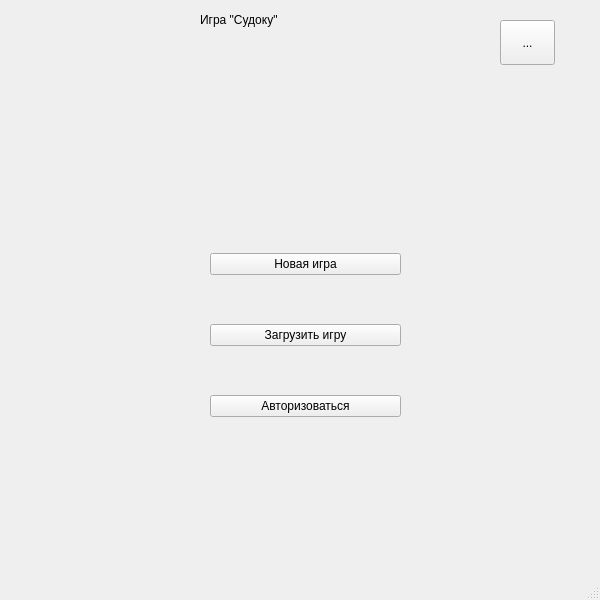
<?xml version="1.0" encoding="UTF-8"?>
<ui version="4.0">
 <class>MainWindow</class>
 <widget class="QMainWindow" name="MainWindow">
  <property name="geometry">
   <rect>
    <x>0</x>
    <y>0</y>
    <width>600</width>
    <height>600</height>
   </rect>
  </property>
  <property name="windowTitle">
   <string>Судоку</string>
  </property>
  <widget class="QWidget" name="centralwidget">
   <widget class="QWidget" name="verticalLayoutWidget">
    <property name="geometry">
     <rect>
      <x>210</x>
      <y>210</y>
      <width>191</width>
      <height>251</height>
     </rect>
    </property>
    <layout class="QVBoxLayout" name="layout_buttons">
     <property name="topMargin">
      <number>0</number>
     </property>
     <item>
      <widget class="QPushButton" name="btn_new_game">
       <property name="text">
        <string>Новая игра</string>
       </property>
      </widget>
     </item>
     <item>
      <widget class="QPushButton" name="btn_upload_game">
       <property name="text">
        <string>Загрузить игру</string>
       </property>
      </widget>
     </item>
     <item>
      <widget class="QPushButton" name="btn_login">
       <property name="text">
        <string>Авторизоваться</string>
       </property>
      </widget>
     </item>
    </layout>
   </widget>
   <widget class="QToolButton" name="btn_settings">
    <property name="geometry">
     <rect>
      <x>500</x>
      <y>20</y>
      <width>55</width>
      <height>45</height>
     </rect>
    </property>
    <property name="text">
     <string>...</string>
    </property>
   </widget>
   <widget class="QLabel" name="label">
    <property name="geometry">
     <rect>
      <x>200</x>
      <y>10</y>
      <width>200</width>
      <height>20</height>
     </rect>
    </property>
    <property name="text">
     <string>Игра &quot;Судоку&quot;</string>
    </property>
   </widget>
  </widget>
  <widget class="QMenuBar" name="menubar">
   <property name="geometry">
    <rect>
     <x>0</x>
     <y>0</y>
     <width>600</width>
     <height>22</height>
    </rect>
   </property>
  </widget>
  <widget class="QStatusBar" name="statusbar"/>
 </widget>
 <resources/>
 <connections/>
</ui>
